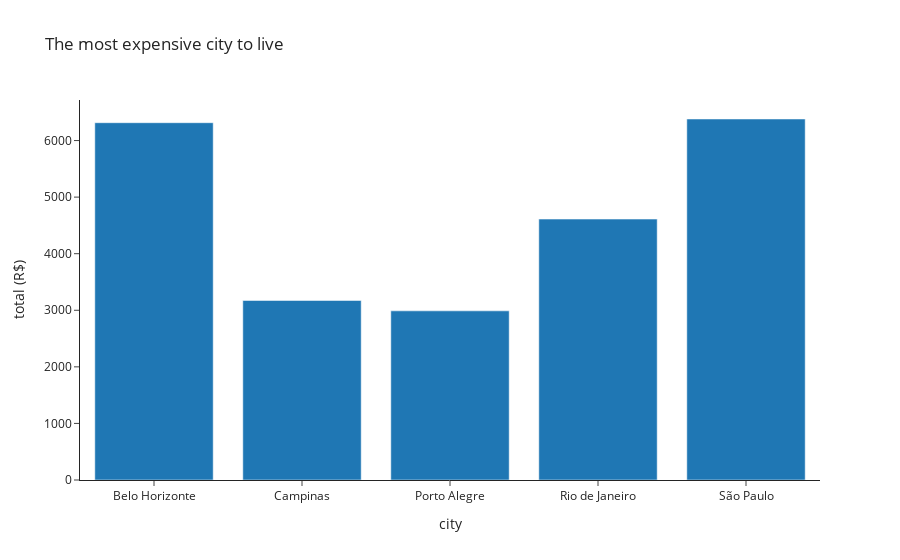

Source (notebook cell):
### Code cell
#Grouping the data 
houses_rent_price = houses_rent.groupby(['city'])['total (R$)'].mean().round(2)
df_houses_rent_price = pd.DataFrame(houses_rent_price)
df_houses_rent_price = df_houses_rent_price.reset_index()

fig = px.bar(df_houses_rent_price,
             x="city", #defining the x axis
             y="total (R$)", #defining y axis
             title="The most expensive city to live", #definind title
             template = "simple_white") #removing the grid line
fig
fig.write_html("Estudo/Prática/Análises/House_to_rent/grafico.html")

### Figure 1 — Plotly figure (JSON) as saved in the notebook; plotly's stock layout.template omitted (floating-point values rounded to 4 significant figures)
{"data": [{"alignmentgroup": "True", "hovertemplate": "city=%{x}<br>total (R$)=%{y}<extra></extra>", "legendgroup": "", "marker": {"color": "#1F77B4"}, "name": "", "offsetgroup": "", "orientation": "v", "showlegend": false, "textposition": "auto", "type": "bar", "x": ["Belo Horizonte", "Campinas", "Porto Alegre", "Rio de Janeiro", "São Paulo"], "xaxis": "x", "y": [6315.0, 3173.0, 2990.0, 4612.0, 6381.0], "yaxis": "y"}], "layout": {"autosize": true, "barmode": "relative", "legend": {"tracegroupgap": 0}, "title": {"text": "The most expensive city to live"}, "xaxis": {"anchor": "y", "autorange": true, "domain": [0, 1], "range": [-0.5, 4.5], "title": {"text": "city"}, "type": "category"}, "yaxis": {"anchor": "x", "autorange": true, "domain": [0, 1], "range": [0, 6717.0], "title": {"text": "total (R$)"}, "type": "linear"}}}
